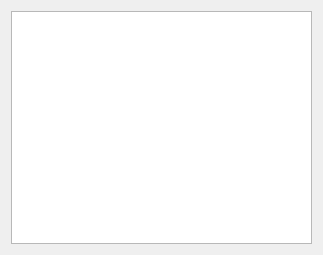
<?xml version="1.0" encoding="UTF-8"?>
<ui version="4.0">
 <class>VariablePool</class>
 <widget class="QDialog" name="VariablePool">
  <property name="geometry">
   <rect>
    <x>0</x>
    <y>0</y>
    <width>323</width>
    <height>255</height>
   </rect>
  </property>
  <property name="windowTitle">
   <string>变量池</string>
  </property>
  <property name="windowIcon">
   <iconset resource="../images.qrc">
    <normaloff>:/按钮图标/Window/res/图标.png</normaloff>:/按钮图标/Window/res/图标.png</iconset>
  </property>
  <layout class="QVBoxLayout" name="verticalLayout">
   <item>
    <widget class="QTableView" name="tableView">
     <property name="alternatingRowColors">
      <bool>false</bool>
     </property>
    </widget>
   </item>
  </layout>
 </widget>
 <resources>
  <include location="../images.qrc"/>
 </resources>
 <connections/>
</ui>
